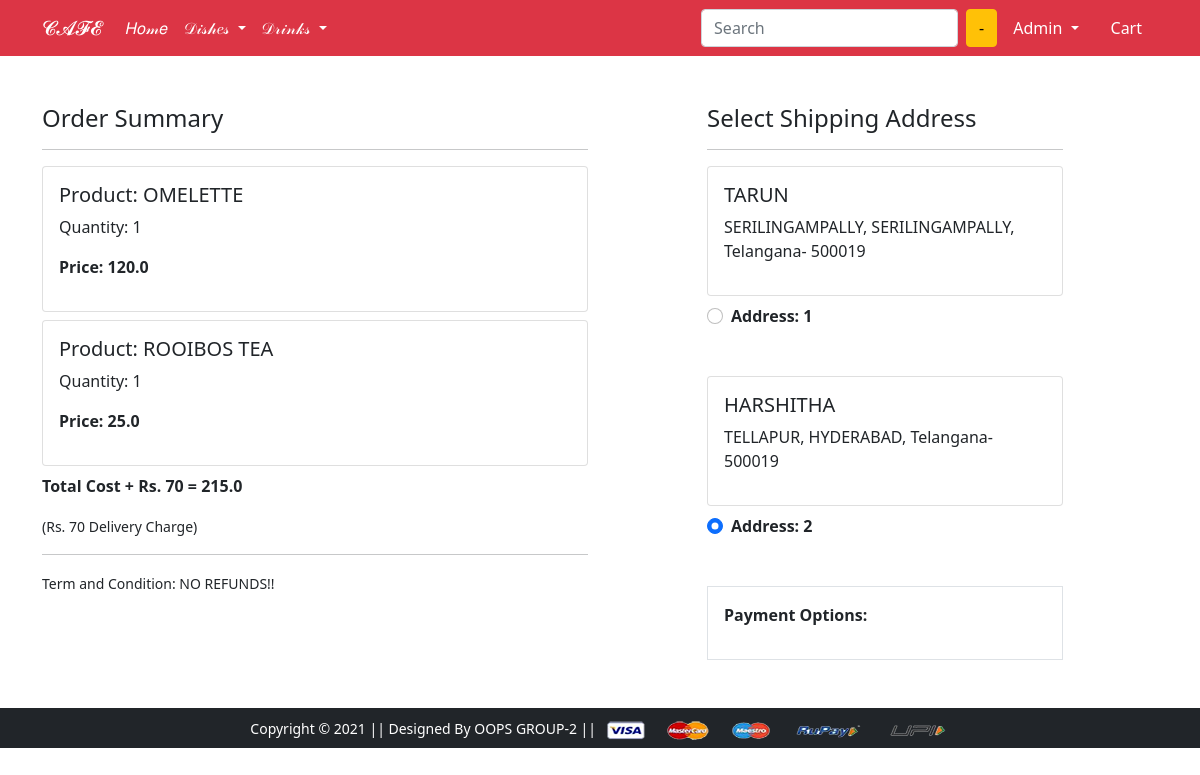
Before: /checkout/ (signed in) with the older database file.
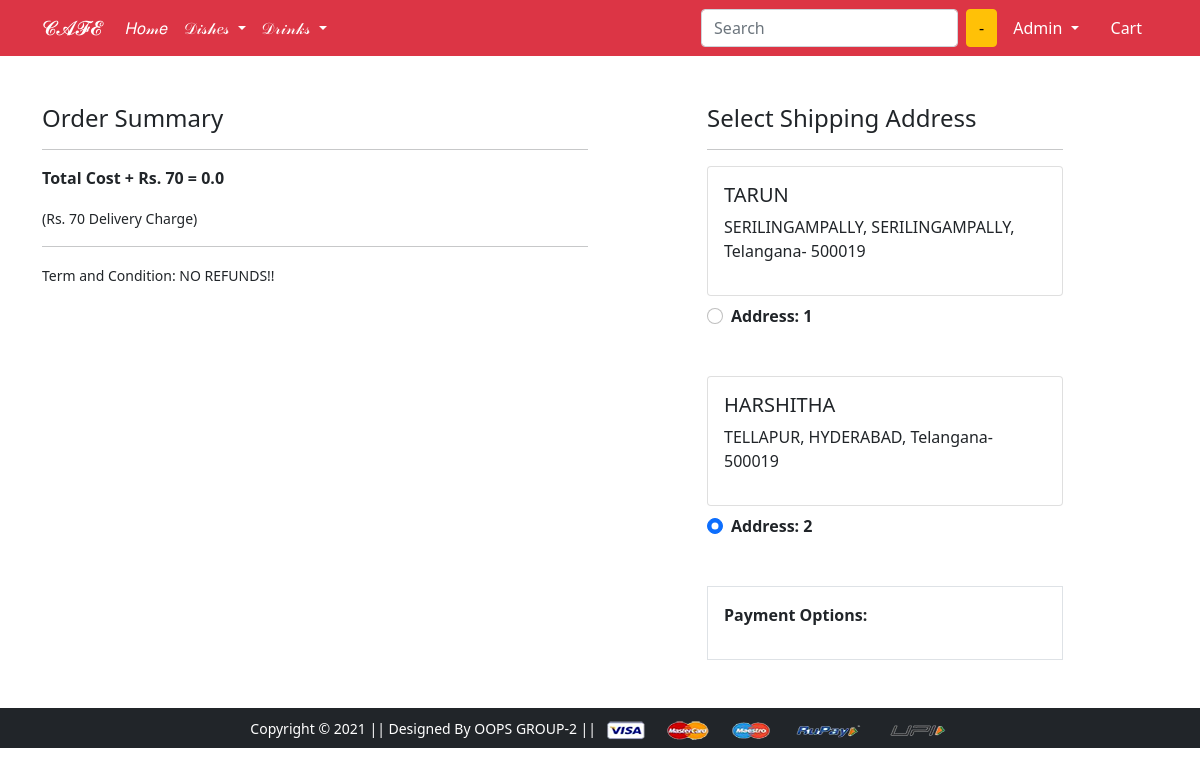
After: the same page with the newer database file.
### app/models.py (models this page shows, shortened)
class Cart(models.Model):
 user = models.ForeignKey(User, on_delete=models.CASCADE)
 product = models.ForeignKey(Product, on_delete=models.CASCADE)
 quantity = models.PositiveIntegerField(default=1)
 @property
 def total_cost(self):
   return self.quantity * self.product.discounted_price

class Product(models.Model):
 title = models.CharField(max_length=100)
 selling_price = models.FloatField()
 discounted_price = models.FloatField()
 description = models.TextField()
 brand = models.CharField(max_length=100)
 category = models.CharField( choices=CATEGORY_CHOICES, max_length=2)
 product_image = models.ImageField(upload_to='productimg')

class Customer(models.Model):
 user = models.ForeignKey(User, on_delete=models.CASCADE)
 name = models.CharField(max_length=200)
 locality = models.CharField(max_length=200)
 city = models.CharField(max_length=50)
 zipcode = models.IntegerField()
 state = models.CharField(choices=STATE_CHOICES, max_length=50)

### app/views.py (the view)
# urls.py: path('checkout/', views.checkout, name='checkout'),
@login_required
def checkout(request):
	user = request.user
	add = Customer.objects.filter(user=user)
	cart_items = Cart.objects.filter(user=request.user)
	amount = 0.0
	shipping_amount = 70.0
	totalamount=0.0
	cart_product = [p for p in Cart.objects.all() if p.user == request.user]
	if cart_product:
		for p in cart_product:
			tempamount = (p.quantity * p.product.discounted_price)
			amount += tempamount
		totalamount = amount+shipping_amount
	return render(request, 'app/checkout.html', {'add':add, 'cart_items':cart_items, 'totalcost':totalamount})

### app/templates/app/checkout.html (shortened to what this page needs)
{% extends 'app/base.html' %}
{% load static %}
{% block main-content %}
<div class="container">
 <div class="row mt-5">
  <div class="col-sm-6">
    <h4>Order Summary</h4>
    <hr>
    {% for item in cart_items %}
      <div class="card mb-2">
        <div class="card-body">
          <h5>Product: {{item.product.title}}</h5>
          <p>Quantity: {{item.quantity}}</p>
          <p class="fw-bold">Price: {{item.total_cost}}</p>
        </div>
      </div>
    {% endfor %}
    <p class="fw-bold">Total Cost + Rs. 70  = {{totalcost}}</p>
    <small>(Rs. 70 Delivery Charge)</small> <hr>
    <small>Term and Condition: NO REFUNDS!! </small>
  </div>
  <div class="col-sm-4 offset-sm-1">
    <h4>Select Shipping Address</h4>
    <hr>
    <form action="/paymentdone" id="myform">
    {% for ad in add %}
      <div class="card">
        <div class="card-body">
        <h5>{{ad.name}}</h5>
        <p>{{ad.locality}}, {{ad.city}}, {{ad.state}}- {{ad.zipcode}}</p>
        </div>
      </div>
        <div class="form-check mt-2 mb-5">
          <input class="form-check-input" type="radio" name="custid" id="custadd{{forloop.counter}}" value="{{ad.id}}" checked>
          <label class="form-check-label fw-bold" for="custadd{{forloop.counter}}">
            Address: {{ forloop.counter }} </label>
        </div>
      {% endfor %}
        <div class="border p-3">
          <p class="fw-bold">Payment Options:</p>
        </div>
      </form>
    </div>
  </div>
</div>
{% endblock main-content %}

Changed rows visible on the page:
removed Cart: product "OMELETTE", quantity "1", total_cost "120.0"
removed Cart: product "ROOIBOS TEA", quantity "1", total_cost "25.0"
Other visible differences:
{{ totalcost }}: "215.0" → "0.0"
